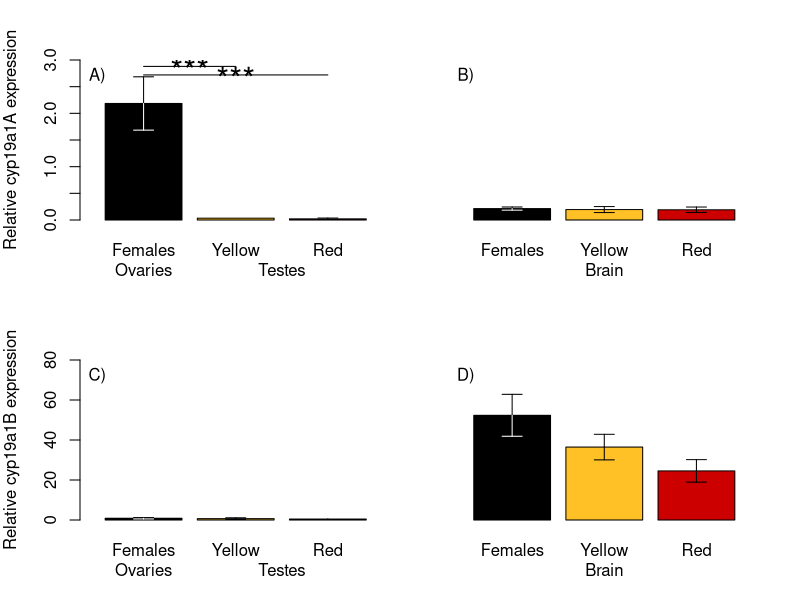
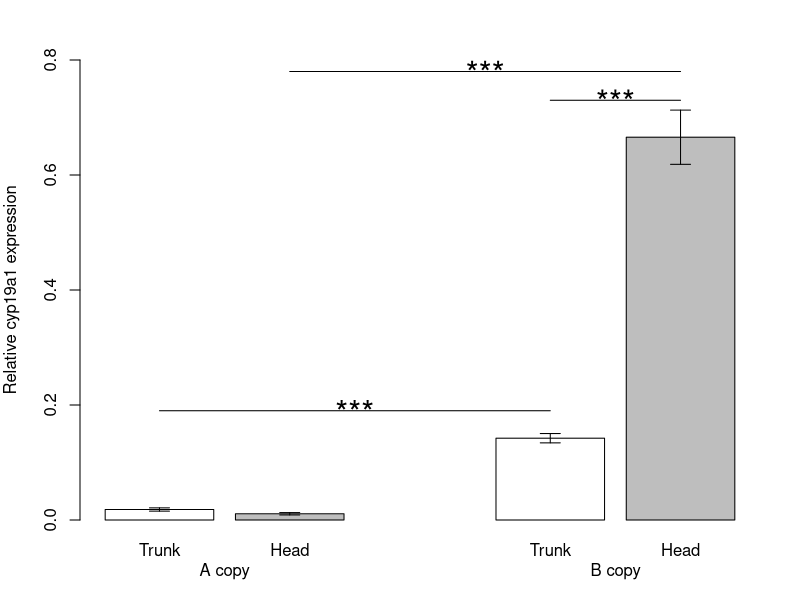

Here is the R script that generated these plots, in order:
## expression graphs
rm(list=ls())
expression.dat <- read.csv("expression_qPCR.csv")
attach(expression.dat)

### function to calculate SEM
sem <- function(x){sd(x,na.rm=T)/sqrt(length(x[!is.na(x)]))} 

par(mfrow=c(2,1))

par(oma=c(0,0,0,0))
par(mar=c(4,4,3,2))
means <- c(mean(rel_cyp19a1A[tissue=="body" & sex=="F"],na.rm=T),
           mean(rel_cyp19a1A[tissue=="body" & sex=="Y"],na.rm=T),
           mean(rel_cyp19a1A[tissue=="body" & sex=="R"],na.rm=T),
           NA,
           mean(rel_cyp19a1A[tissue=="head" & sex=="F"],na.rm=T),
           mean(rel_cyp19a1A[tissue=="head" & sex=="Y"],na.rm=T),
           mean(rel_cyp19a1A[tissue=="head" & sex=="R"],na.rm=T))

sems <- c(sem(rel_cyp19a1A[tissue=="body" & sex=="F"]),
          sem(rel_cyp19a1A[tissue=="body" & sex=="Y"]),
          sem(rel_cyp19a1A[tissue=="body" & sex=="R"]),
          NA,
          sem(rel_cyp19a1A[tissue=="head" & sex=="F"]),
          sem(rel_cyp19a1A[tissue=="head" & sex=="Y"]),
          sem(rel_cyp19a1A[tissue=="head" & sex=="R"]))

bars <- barplot(means,xlab="",ylab="Relative cyp19a1A expression",ylim=c(0,3),
                names=c("Females","Yellow","Red",NA,"Females","Yellow","Red"),
                col=c("black","goldenrod1","red3",NA,"black","goldenrod1","red3"))
arrows(bars,means+sems,bars,means, length = 0.1, angle = 90, code = 1)
arrows(bars,means,bars,means-sems, length = 0.1, angle = 90, code = 2, col=c("white","black","black",NA,"white","black","black","white"))
text(bars[1]-0.6,3,"A)",pos=1)
text(bars[5]-0.6,3,"B)",pos=1)
lines(c(bars[1],bars[2]),c(2.88,2.88))
text((bars[1]+bars[2])/2,2.94,"***",cex=2)
lines(c(bars[1],bars[3]),c(2.72,2.72))
text(bars[2],2.78,"***",cex=2)

mtext("Ovaries",side=1,at=bars[1],line=2)
mtext("Testes",side=1,at=(bars[2]+bars[3])/2,line=2)
mtext("Brain",side=1,at=bars[6],line=2)

means <- c(mean(rel_cyp19a1B[tissue=="body" & sex=="F"],na.rm=T),
           mean(rel_cyp19a1B[tissue=="body" & sex=="Y"],na.rm=T),
           mean(rel_cyp19a1B[tissue=="body" & sex=="R"],na.rm=T),
           NA,
           mean(rel_cyp19a1B[tissue=="head" & sex=="F"],na.rm=T),
           mean(rel_cyp19a1B[tissue=="head" & sex=="Y"],na.rm=T),
           mean(rel_cyp19a1B[tissue=="head" & sex=="R"],na.rm=T))

sems <- c(sem(rel_cyp19a1B[tissue=="body" & sex=="F"]),
          sem(rel_cyp19a1B[tissue=="body" & sex=="Y"]),
          sem(rel_cyp19a1B[tissue=="body" & sex=="R"]),
          NA,
          sem(rel_cyp19a1B[tissue=="head" & sex=="F"]),
          sem(rel_cyp19a1B[tissue=="head" & sex=="Y"]),
          sem(rel_cyp19a1B[tissue=="head" & sex=="R"]))

bars <- barplot(means,xlab="",ylab="Relative cyp19a1B expression",ylim=c(0,80),
                names=c("Females","Yellow","Red",NA,"Females","Yellow","Red"),
                col=c("black","goldenrod1","red3",NA,"black","goldenrod1","red3"))
arrows(bars,means+sems,bars,means, length = 0.1, angle = 90, code = 1)
arrows(bars,means,bars,means-sems, length = 0.1, angle = 90, code = 2, col=c("white","black","black",NA,"white","black","black","white"))
text(bars[1]-0.6,80,"C)",pos=1)
text(bars[5]-0.6,80,"D)",pos=1)

mtext("Ovaries",side=1,at=bars[1],line=2)
mtext("Testes",side=1,at=(bars[2]+bars[3])/2,line=2)
mtext("Brain",side=1,at=bars[6],line=2)

dev.print(device=pdf,file="Fig3-Adult-Expression-by-sex.pdf",height=8,width=8)
dev.print(device=jpeg,file="Fig3-Adult-Expression-by-sex.jpg",width=800)

###
###
###

par(mfrow=c(1,1))
par(mar=c(4,4,3,2))
means <- c(mean(rel_cyp19a1A[tissue=="body" & sex=="fry"],na.rm=T),
           mean(rel_cyp19a1A[tissue=="head" & sex=="fry"],na.rm=T),
           NA,
           mean(rel_cyp19a1B[tissue=="body" & sex=="fry"],na.rm=T),
           mean(rel_cyp19a1B[tissue=="head" & sex=="fry"],na.rm=T))
sems <- c(sem(rel_cyp19a1A[tissue=="body" & sex=="fry"]),
          sem(rel_cyp19a1A[tissue=="head" & sex=="fry"]),
          NA,
          sem(rel_cyp19a1B[tissue=="body" & sex=="fry"]),
          sem(rel_cyp19a1B[tissue=="head" & sex=="fry"]))
bars <- barplot(means,xlab="",ylim=c(0,0.8),ylab="Relative cyp19a1 expression",
                names=c("Trunk","Head",NA,"Trunk","Head"),
                col=c("white","grey",NA,"white","grey"))
arrows(bars,means-sems,bars,means+sems,length=0.1,angle=90,code=3)

lines(c(bars[4],bars[5]),c(0.73,0.73))
text((bars[4]+bars[5])/2,0.74,"***",cex=2)

lines(c(bars[1],bars[4]),c(0.19,0.19))
text((bars[1]+bars[4])/2,0.20,"***",cex=2)

lines(c(bars[2],bars[5]),c(0.78,0.78))
text((bars[2]+bars[5])/2,0.79,"***",cex=2)

mtext("A copy",side=1,at=(bars[1]+bars[2])/2,line=2)
mtext("B copy",side=1,at=(bars[4]+bars[5])/2,line=2)

dev.print(device=pdf,file="Fig4-Fry-Expression.pdf",width=8)
dev.print(device=jpeg,file="Fig4-Fry-Expression.jpg",width=800)
